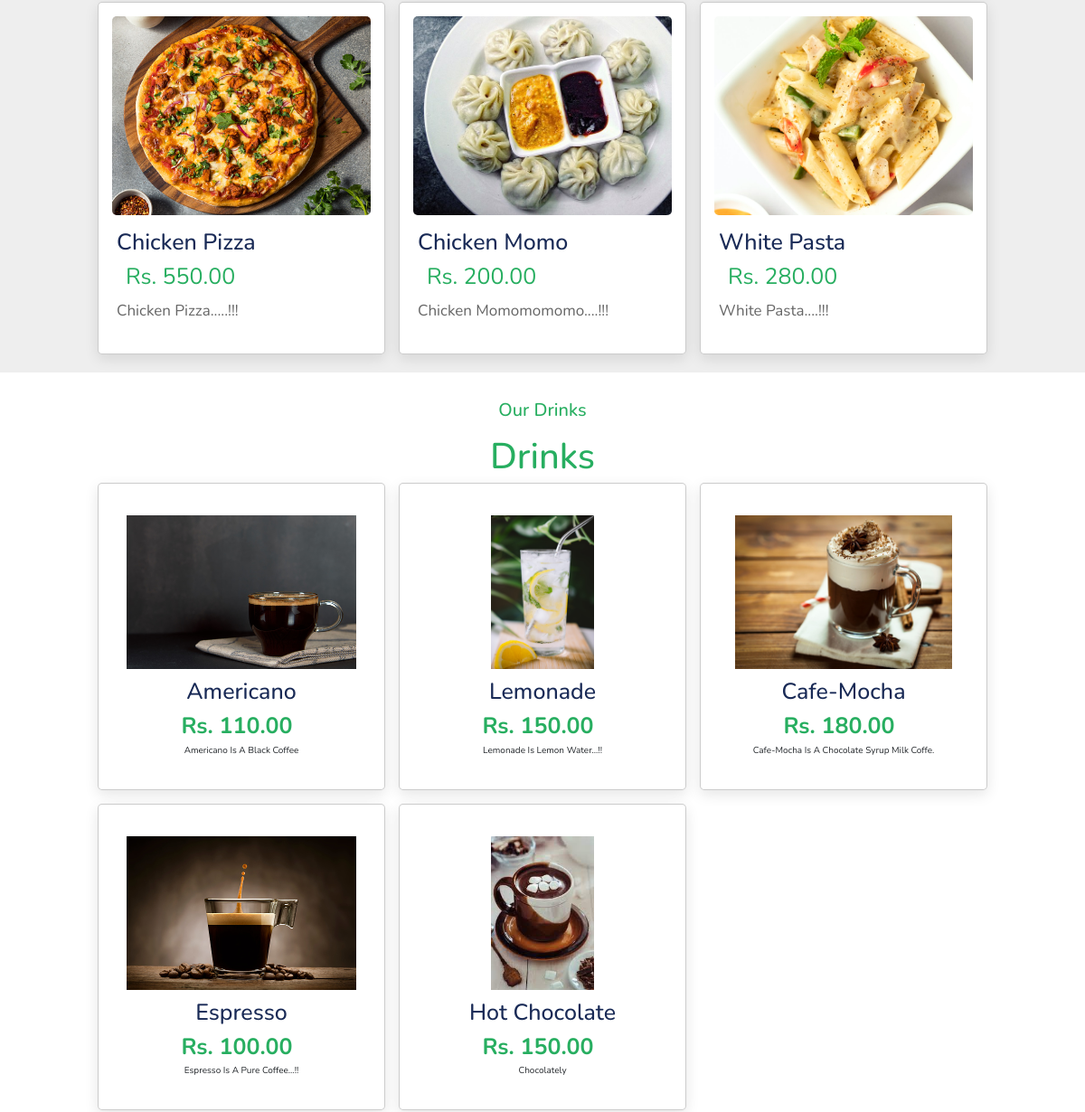
The app's page / (middle part), older data.
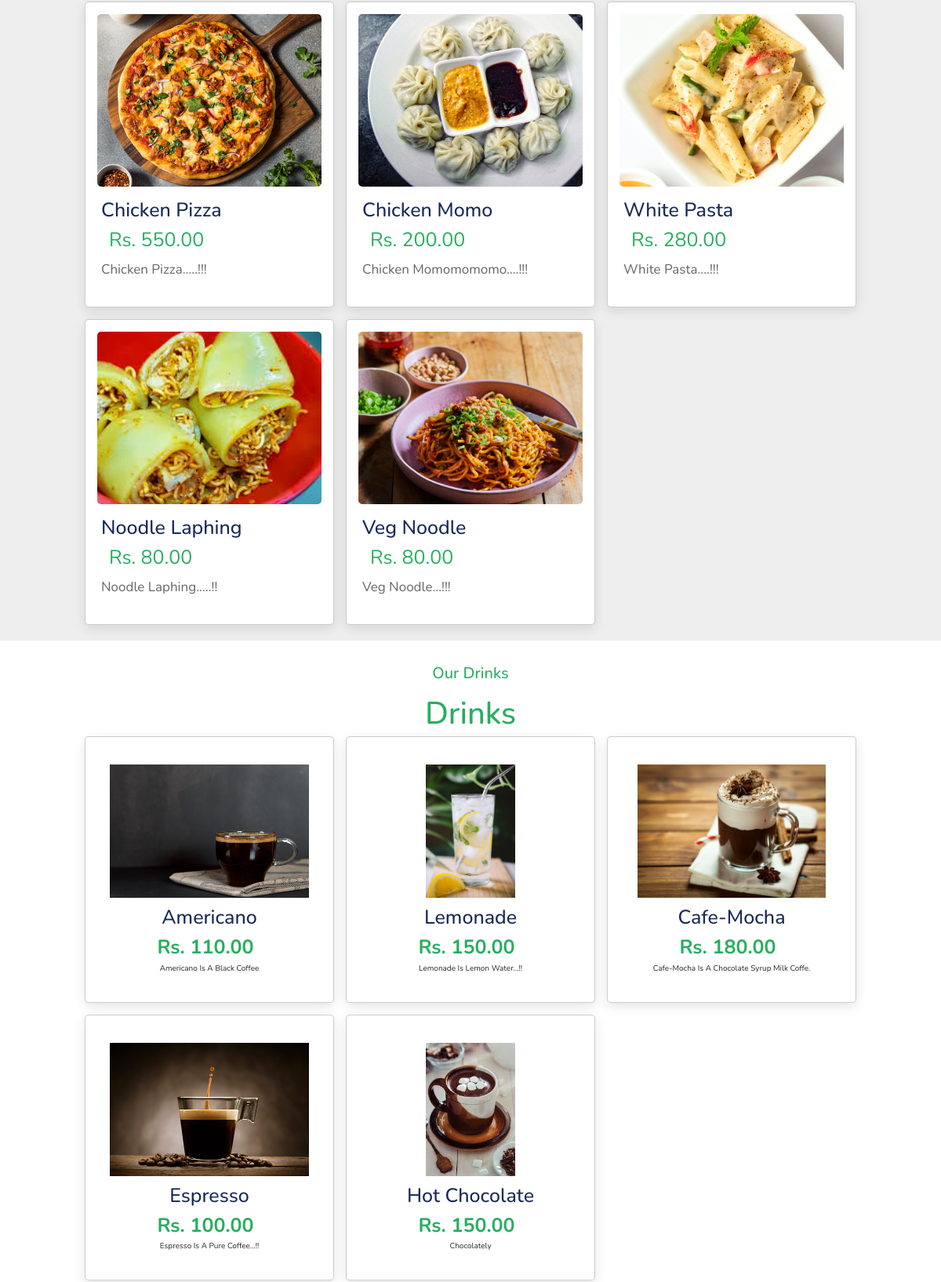
The same page, newer data.
### ForkAndKnife/models.py (models this page shows, shortened)
class Menu(models.Model):
    menu_item_id = models.AutoField;
    name = models.CharField(max_length=100)
    desctription = models.CharField(max_length=250)
    price = models.DecimalField(max_digits=6, decimal_places=2)
    item_image = models.ImageField(upload_to='media')
    category_id = models.ForeignKey(Category, on_delete=models.CASCADE)
    sub_category_id = models.ForeignKey(SubCategory, on_delete=models.CASCADE)

### ForkAndKnife/views.py (the view)
# urls.py: path("", views.index, name="indexPage"),
def index(request):
    menus = Menu.objects.all()
    return render(request, "ForkAndKnife/index.html", {'menuss': menus})

### ForkAndKnife/templates/ForkAndKnife/index.html (shortened to what this page needs)
{%load static%}
<!doctype html>
<html lang="en">
<head>
  <link href="https://cdn.jsdelivr.net/npm/bootstrap@5.2.0/dist/css/bootstrap.min.css" rel="stylesheet"
>
  <link rel="stylesheet" href="https://cdnjs.cloudflare.com/ajax/libs/font-awesome/6.1.1/css/all.min.css">
  <link rel="stylesheet" href="https://cdn.jsdelivr.net/npm/swiper@9/swiper-bundle.min.css"/>
  <link rel="stylesheet" href="{% static 'css/index.css' %}">
</head>
<body>
<section class="menu" id="menu">
  <div class="box-container">
    {%for food in menuss %}
    {% if food.category_id_id == 1 %}
    <div class="box">
      <div class="image">
        <img src="{{ food.item_image.url }}" alt="This is {{food.name}}">
      </div>
      <div class="content">
        <h3>{{ food.name}}</h3>
        <span class="price">Rs. {{food.price }}</span>
        <p>{{ food.desctription}}</p>
      </div>
    </div>
    {%endif%}
    {%endfor%}
  </div>
</section>
 <section class="Drinks" id="Drinks">
  <h3 class="sub-heading">our drinks</h3>
  <h1 class="heading">Drinks</h1>
  <div class="box-container">
    {%for drink in menuss %}
    {%if drink.category_id_id == 2%}
    <div class="box">
      <img src="{{drink.item_image.url}}" alt="">
      <h3>{{drink.name}}</h3>
      <span class="price">Rs. {{drink.price }}</span>
      <p>{{ drink.desctription}}</p>
    </div>
    {%endif%}
    {%endfor%}
  </div>
</section>
</body>
</html>

Row changes from the older to the newer data that the page shows:
added Menu: item_image (picture), name "Noodle Laphing", price "80.00", desctription "Noodle Laphing.....!!"
added Menu: item_image (picture), name "Veg Noodle", price "80.00", desctription "Veg Noodle...!!!"
